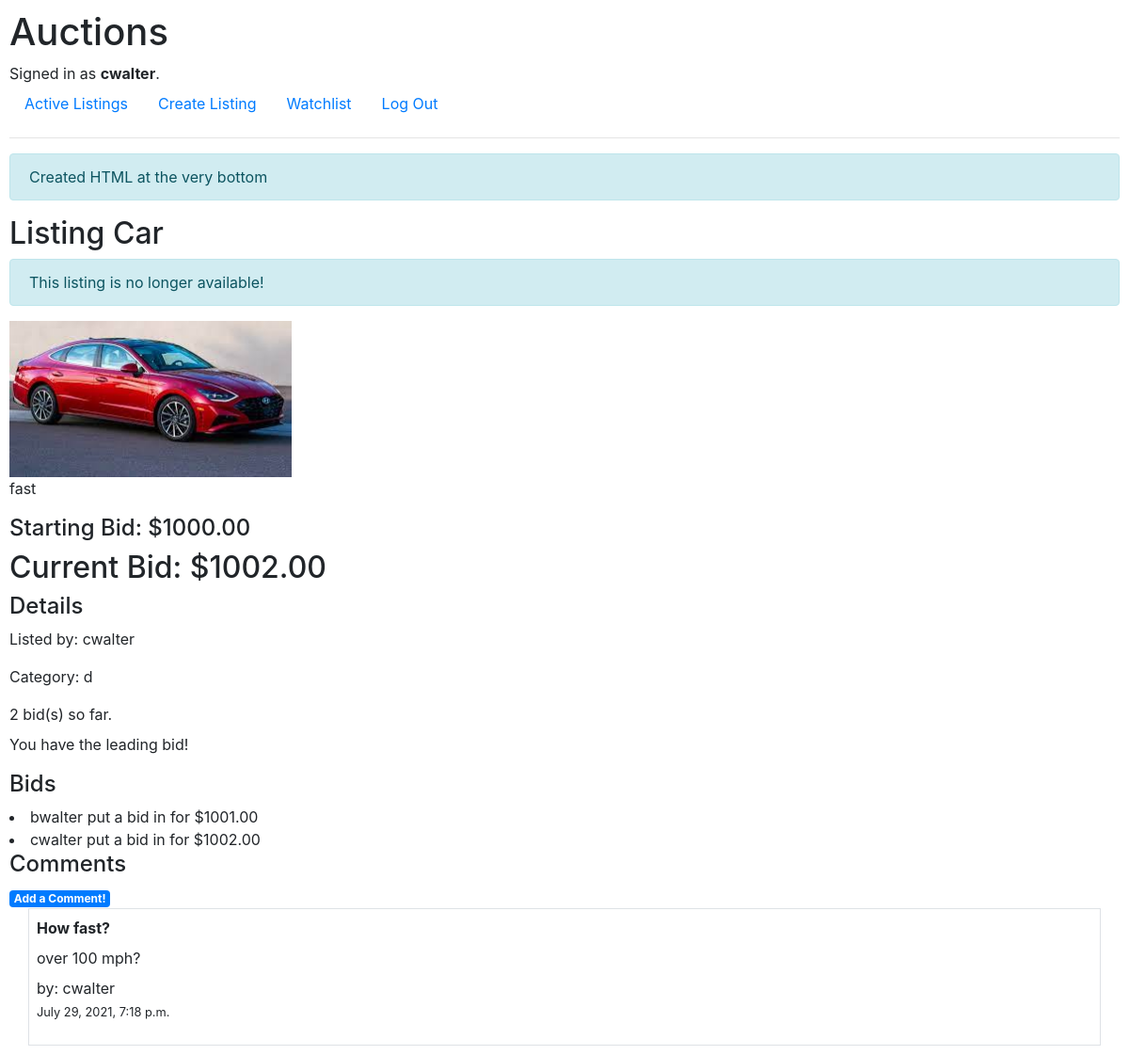
The app's page /listing/1 (signed in) with its own data.
### auctions/models.py (models this page shows, shortened)
class User(AbstractUser):
    pass

class Listing(models.Model):
    title = models.CharField(max_length=64)
    description = models.CharField(max_length=255)
    starting_bid = models.DecimalField(max_digits=10, decimal_places=2)
    time = models.DateTimeField(auto_now_add=True, blank=True)
    owner = models.ForeignKey(User, on_delete=CASCADE, related_name="owner")
    bids = models.ManyToManyField(Bid, blank=True, related_name="bids")
    comments = models.ManyToManyField(Comment, blank=True, related_name="comments")
    image = models.ImageField(upload_to='images', null=True, blank=True)
    closed = models.BooleanField(default=False)
    category = models.CharField(max_length=25, choices=CATEGORIES, default=CATEGORIES[5][1])
    current_price = models.DecimalField(max_digits=10, decimal_places=2, default=Decimal('0.00'))

class Bid(models.Model):
    time = models.DateTimeField(auto_now_add=True, blank=True)
    user = models.ForeignKey(User, on_delete=models.CASCADE, related_name="user_bids")
    price = models.DecimalField(max_digits=10, decimal_places=2)
    def __str__(self):
        return f"{self.user} put a bid in for ${self.price}"

class Comment(models.Model):
    user = models.ForeignKey(User, on_delete=models.CASCADE, related_name="user_comments")
    title = models.CharField(max_length=64, default="")
    comment = models.CharField(max_length=255)
    time = models.DateTimeField(auto_now_add=True, blank=True)

### auctions/views.py (the view, shortened to what this page needs)
# urls.py: path("listing/<int:listing_id>", views.listing, name="listing"),
@login_required
def listing(request, listing_id):
    listing = Listing.objects.get(pk=listing_id)
    return render(request, "auctions/listing.html", {
        "listing": listing,
        "form": BidForm(),
        "message": "Created HTML at the very bottom"
    })

### auctions/templates/auctions/listing.html (shortened to what this page needs)
{% extends "auctions/layout.html" %}
{% block body %}
    <div class="alert alert-info" role="alert">
        {{ message }}
    </div>
    <h2>Listing {{ listing.title }}</h2>
    {% if listing.closed %}
        <div class="alert alert-info" role="alert">
            This listing is no longer available!
        </div>
    {% endif %}
    <div>
        <img src="{{ listing.image.url }}" alt="image" style="width: 300px; height: auto">
    </div>
    <div>
        <p>{{ listing.description }}</p>
        <h4>Starting Bid: ${{ listing.starting_bid }}</h4>
        <h2>Current Bid: ${{ listing.current_price }}</h2>
        <h4>Details</h4>
        <p>Listed by: {{ listing.owner }}</p>
        <p>Category: {{ listing.category }}</p>
        <div>
            <form action="{% url 'listing' listing.id %}" method="POST">
                <div class="form-group">
                  <label for="bid">{{ listing.bids.count }} bid(s) so far.</label>
                  <p>
                      {% if listing.bids.last.user == user %}
                        You have the leading bid!
                      {% endif %}
                  </p>
                </div>
            </form>
            <h4>Bids</h4>
                {% for bid in listing.bids.all %}
                    <li>{{ bid }}</li>
                {% endfor %}
        </div>
    </div>
      <div>
        <h4>Comments</h4>
        <a href="{% url 'comment' listing.id %}"><span class="badge badge-primary">Add a Comment!</span></a>
        {% for comment in listing.comments.all %}
          <div class="container m3-5 p-2 border">
            <p><strong>{{ comment.title }}</strong></p>
            <p class="mt-n2">{{ comment.comment }}</p>
            <p class="mt-n2">by: {{ comment.user.username }}</p>
            <p class="mt-n3"><small>{{ comment.time }}</small></p>
          </div>
        {% endfor %}
      </div>
{% endblock %}

### auctions/templates/auctions/layout.html (shortened to what this page needs)
{% load static %}
<!DOCTYPE html>
<html lang="en">
    <head>
        <link rel="stylesheet" href="https://stackpath.bootstrapcdn.com/bootstrap/4.4.1/css/bootstrap.min.css">
        <link href="{% static 'auctions/styles.css' %}" rel="stylesheet">
    </head>
    <body>
        <h1>Auctions</h1>
        <div>
            {% if user.is_authenticated %}
                Signed in as <strong>{{ user.username }}</strong>.
            {% else %}
                Not signed in.
            {% endif %}
        </div>
        <ul class="nav">
            <li class="nav-item">
                <a class="nav-link" href="{% url 'index' %}">Active Listings</a>
            </li>
            {% if user.is_authenticated %}
                <li class="nav-item">
                    <a class="nav-link" href="{% url 'create' %}">Create Listing</a>
                </li>
                <li class="nav-item">
                    <a class="nav-link" href="{% url 'watchlist' %}">Watchlist</a>
                </li>
                <li class="nav-item">
                    <a class="nav-link" href="{% url 'logout' %}">Log Out</a>
                </li>
            {% endif %}
        </ul>
        <hr>
        {% block body %}
        {% endblock %}
    </body>
</html>

### auctions/static/auctions/styles.css (style rules this page uses)
body { padding: 10px; }

### records on screen
User: username "cwalter"
Listing: title "Car", image (picture), description "fast", starting_bid "1000.00", current_price "1002.00", owner "cwalter", category "d", bids.count "2"
Bid: user+price "bwalter put a bid in for $1001.00"
Bid: user+price "cwalter put a bid in for $1002.00"
Comment: title "How fast?", comment "over 100 mph?", user.username "cwalter", time "July 29, 2021, 7:18 p.m."

### other values on screen
{{ message }} "Created HTML at the very bottom"
